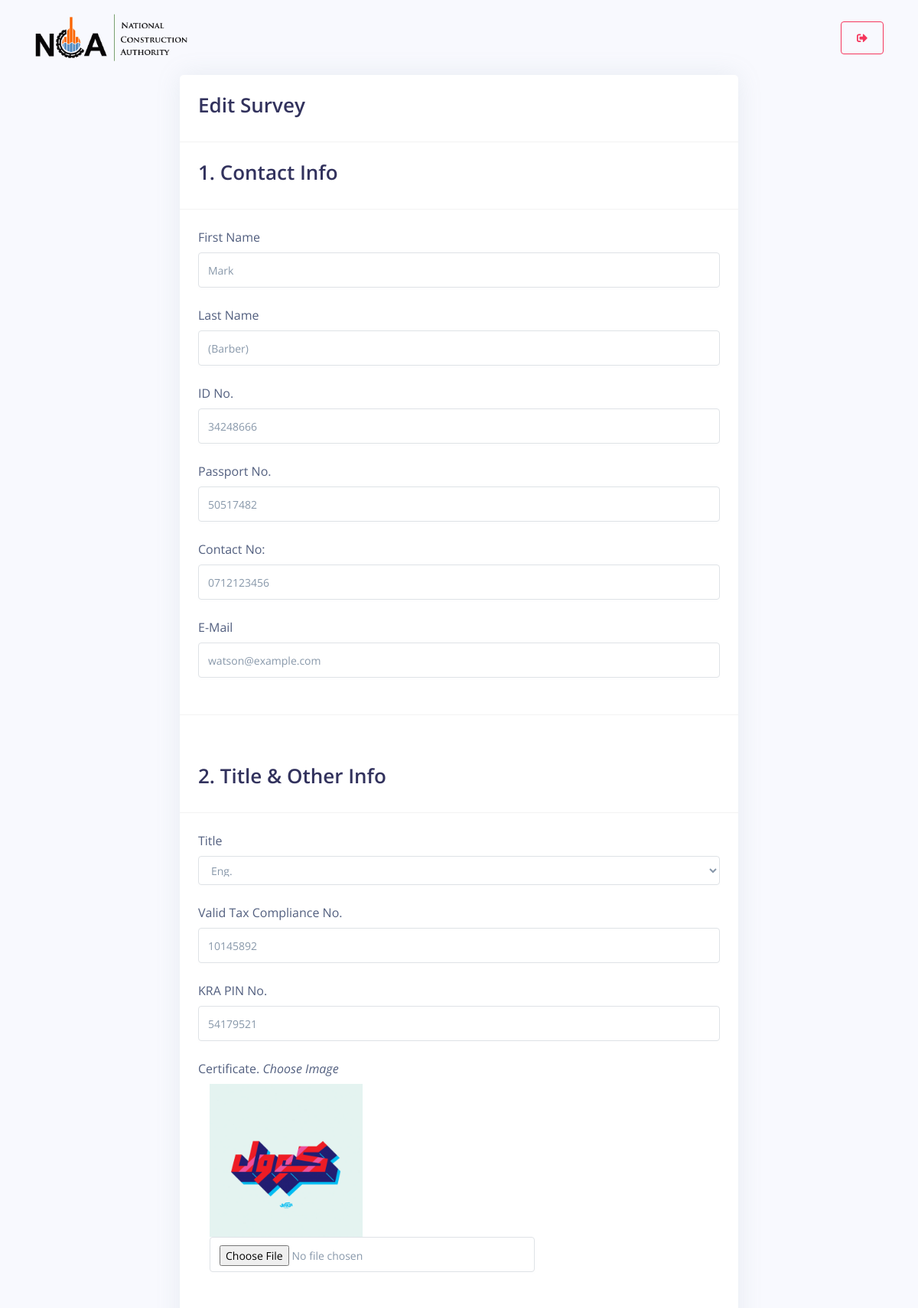
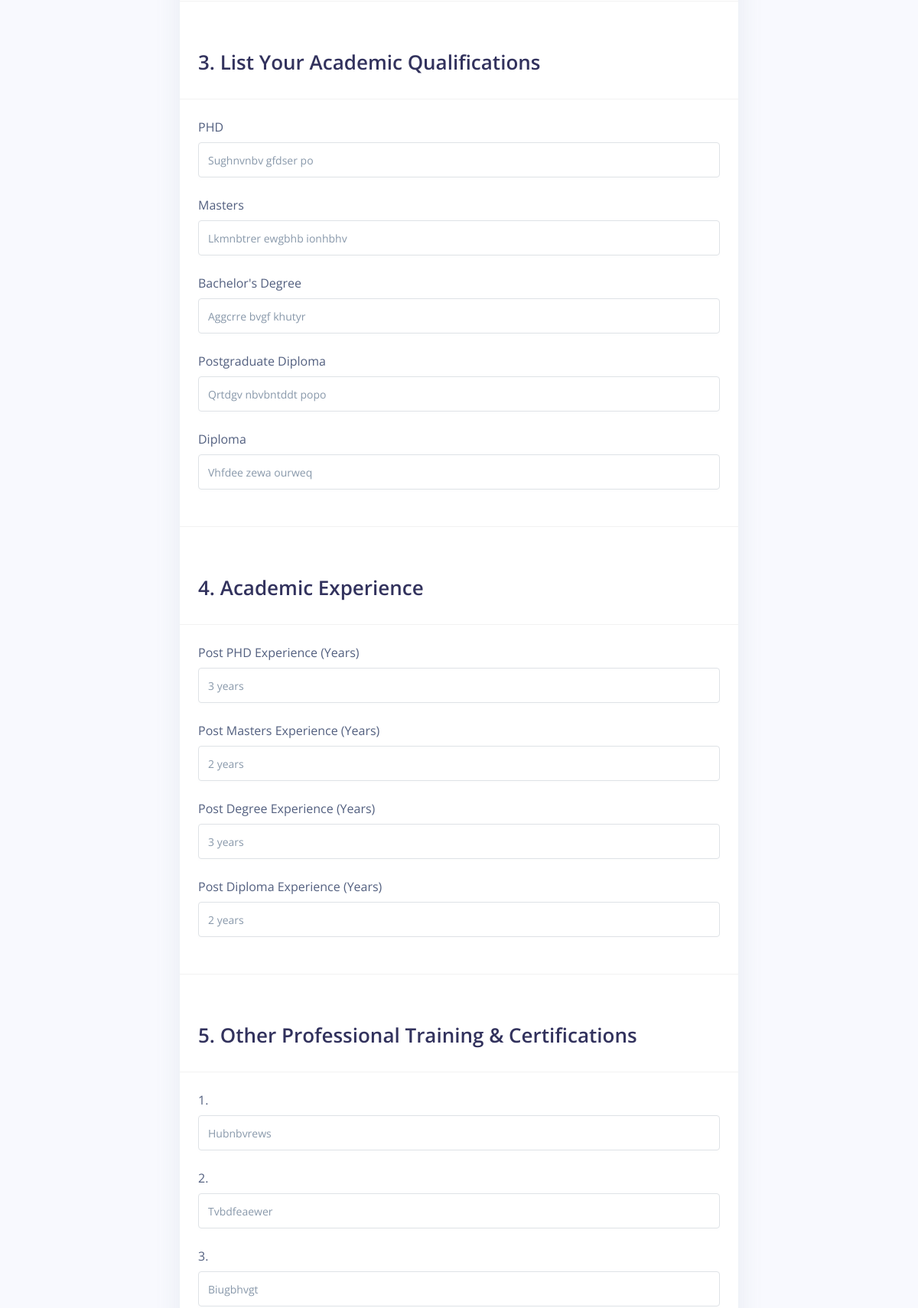
The app's page /edit/?id=45 (upper part) with its own data (2 pictures, top to bottom).
### tables this page shows
CREATE TABLE `ncasurvey` (
  `id` int(11) NOT NULL,
  `image` blob NOT NULL,
  `firstname` tinytext NOT NULL,
  `lastname` tinytext NOT NULL,
  `id_no` tinytext NOT NULL,
  `passport_no` tinytext NOT NULL,
  `tax_no` tinytext NOT NULL,
  `kra_pin` tinytext NOT NULL,
  `title` tinytext NOT NULL,
  `contact` int(11) NOT NULL,
  `email` tinytext NOT NULL,
  `phd` tinytext NOT NULL,
  `masters` tinytext NOT NULL,
  `bachelors` tinytext NOT NULL,
  `post_grad_diploma` tinytext NOT NULL,
  `diploma` tinytext NOT NULL,
  `post_phd` tinytext NOT NULL,
  `post_masters` tinytext NOT NULL,
  `post_degree` tinytext NOT NULL,
  `post_diploma` tinytext NOT NULL,
  `other_train_cert_1` tinytext NOT NULL,
  `other_train_cert_2` tinytext NOT NULL,
  `other_train_cert_3` tinytext NOT NULL,
  `work_company_1` tinytext NOT NULL,
  `work_period_1` tinytext NOT NULL,
  `work_role_1` tinytext NOT NULL,
  `work_website_1` tinytext NOT NULL,
  `work_company_2` tinytext NOT NULL,
  `work_period_2` tinytext NOT NULL,
  `work_role_2` tinytext NOT NULL,
  `work_website_2` tinytext NOT NULL,
  `work_company_3` tinytext NOT NULL,
  `work_period_3` tinytext NOT NULL,
  `work_role_3` tinytext NOT NULL,
  `work_website_3` tinytext NOT NULL,
  `referr_name_1` tinytext NOT NULL,
  `referr_phone_1` tinytext NOT NULL,
  `referr_email_1` tinytext NOT NULL,
  `referr_name_2` tinytext NOT NULL,
  `referr_phone_2` tinytext NOT NULL,
  `referr_email_2` tinytext NOT NULL,
  `expertise` text NOT NULL
);

### edit/index.php (the view, shortened to what this page needs)
<?php
   require_once('../db.php');
   $upload_dir = '../uploads/';
   if (isset($_GET['id'])) {
     $id = $_GET['id'];
     $sql = "select * from ncasurvey where id=".$id;
     $result = mysqli_query($conn, $sql);
     if (mysqli_num_rows($result) > 0) {
       $row = mysqli_fetch_assoc($result);
     }else {
       $errorMsg = 'Could not Find Any Record';
     }
   }
   ?>
<!DOCTYPE html>
<html>
   <head>
      <link rel="stylesheet" href="../assets/css/bootstrap.min.css">
      <link rel="stylesheet" href="https://use.fontawesome.com/releases/v5.0.13/css/all.css">
      <link rel="stylesheet" href="https://cdn.datatables.net/1.10.16/css/dataTables.bootstrap4.min.css">
      <link rel="stylesheet" href="https://cdnjs.cloudflare.com/ajax/libs/twitter-bootstrap/4.0.0/css/bootstrap.css">
      <link rel="stylesheet" href="https://cdnjs.cloudflare.com/ajax/libs/intl-tel-input/17.0.8/css/intlTelInput.css"/>
      <link href="https://use.fontawesome.com/releases/v5.0.6/css/all.css" rel="stylesheet">
      <link rel="stylesheet" href="../assets/vendor/nucleo/css/nucleo.css" type="text/css">
      <link rel="stylesheet" href="../assets/vendor/@fortawesome/css/all.min.css" type="text/css">
      <link rel="stylesheet" href="../https://code.ionicframework.com/ionicons/2.0.1/css/ionicons.min.css" type="text/css"/>
      <link rel="stylesheet" href="../assets/css/argon.css" type="text/css">
      <link rel="stylesheet" href="../assets/css/aos.css" rel="stylesheet">
      <link rel="stylesheet" href="../https://cdnjs.cloudflare.com/ajax/libs/animate.css/4.0.0/animate.min.css">
   </head>
   <body>
      <nav class="navbar navbar-expand-md navbar-light navbar-laravel">
         <div class="container">
            <a class="navbar-brand" href="../">
            <img src="../assets/img/nca_2.png" width="200">
            </a>
            <div class="collapse navbar-collapse" id="navbarSupportedContent">
               <ul class="navbar-nav ml-auto">
                  <li class="nav-item"><a class="btn btn-outline-danger" href="../list/"><i class="fa fa-sign-out-alt"></i></a></li>
               </ul>
            </div>
         </div>
      </nav>
      <div class="container">
         <div class="row justify-content-center">
            <div class="col-md-8">
              <form class="" action="" method="post"enctype="multipart/form-data">
                 <div class="card">
                    <div class="card-header">
                       <h1>Edit Survey</h1>
                    </div>
                    <div class="card-header">
                       <h1>1. Contact Info</h1>
                    </div>
                    <div class="card-body">
                       <div class="form-group">
                          <label for="firstname">First Name</label>
                          <input type="text" class="form-control" name="firstname"  placeholder="Enter First Name" value="<?php echo $row['firstname']; ?>">
                       </div>
                       <div class="form-group">
                          <label for="lastname">Last Name</label>
                          <input type="text" class="form-control" name="lastname"  placeholder="Enter Last Name" value="<?php echo $row['lastname']; ?>">
                       </div>
                       <div class="form-group">
                          <label for="id_no">ID No.</label>
                          <input type="number" class="form-control" name="id_no"  placeholder="Enter ID No." value="<?php echo $row['id_no']; ?>">
                       </div>
                       <div class="form-group">
                          <label for="passport_no">Passport No.</label>
                          <input type="number" class="form-control" name="passport_no"  placeholder="Enter Passport No." value="<?php echo $row['passport_no']; ?>">
                       </div>
                       <div class="form-group">
                          <label for="contact">Contact No:</label>
                          <input type="text" class="form-control" name="contact"  placeholder="Enter Contact No." value="0<?php echo $row['contact']; ?>">
                       </div>
                       <div class="form-group">
                          <label for="email">E-Mail</label>
                          <input type="email" class="form-control" name="email" placeholder="Enter Email" value="<?php echo $row['email']; ?>">
                       </div>
                    </div>
                    <div class="card-footer"></div>
                    <div class="card-header">
                       <h1>2. Title & Other Info</h1>
                    </div>
                    <div class="card-body">
                       <div class="form-group">
                          <label for="title">Title</label>
                          <select class="form-control" name="title">
                             <option value="<?php echo $row['title']; ?>"><?php echo $row['title']; ?></option>
                          </select>
                       </div>
                       <div class="form-group">
                          <label for="tax_no">Valid Tax Compliance No.</label>
                          <input type="number" class="form-control" name="tax_no"  placeholder="Enter Valid Tax Compliance No." value="<?php echo $row['tax_no']; ?>">
                       </div>
                       <div class="form-group">
                          <label for="kra_pin">KRA PIN No.</label>
                          <input type="number" class="form-control" name="kra_pin"  placeholder="Enter KRA PIN No." value="<?php echo $row['kra_pin']; ?>">
                       </div>
                       <div class="form-group">
                          <label for="image">Certificate. <em>Choose Image</em></label>
                          <div class="col-md-8">
                             <img src="<?php echo $upload_dir.$row['image'] ?>" width="200">
                             <input type="file" class="form-control" name="image" value="">
                          </div>
                       </div>
                    </div>
                    <div class="card-footer"></div>
                    <div class="card-header">
                       <h1>3. List Your Academic Qualifications</h1>
                    </div>
                    <div class="card-body">
                       <div class="form-group">
                          <label for="phd">PHD</label>
                          <input type="text" class="form-control" name="phd"  placeholder="Enter PHD Qualification" value="<?php echo $row['phd']; ?>">
                       </div>
                       <div class="form-group">
                          <label for="masters">Masters</label>
                          <input type="text" class="form-control" name="masters"  placeholder="Enter Masters Qualification" value="<?php echo $row['masters']; ?>">
                       </div>
                       <div class="form-group">
                          <label for="bachelors">Bachelor's Degree</label>
                          <input type="text" class="form-control" name="bachelors"  placeholder="Enter Bachelor's Degree Qualification" value="<?php echo $row['bachelors']; ?>">
                       </div>
                       <div class="form-group">
                          <label for="post_grad_diploma">Postgraduate Diploma</label>
                          <input type="text" class="form-control" name="post_grad_diploma"  placeholder="Enter Postgraduate Diploma Qualification" value="<?php echo $row['post_grad_diploma']; ?>">
                       </div>
                       <div class="form-group">
                          <label for="diploma">Diploma</label>
                          <input type="text" class="form-control" name="diploma"  placeholder="Enter Diploma Qualification" value="<?php echo $row['diploma']; ?>">
                       </div>
                    </div>
                    <div class="card-footer"></div>
                    <div class="card-header">
                       <h1>4. Academic Experience</h1>
                    </div>
                    <div class="card-body">
                       <div class="form-group">
                          <label for="post_phd">Post PHD Experience (Years)</label>
                          <input type="text" class="form-control" name="post_phd"  placeholder="Enter PHD Experience (Years)" value="<?php echo $row['post_phd']; ?>">
                       </div>
                       <div class="form-group">
                          <label for="post_masters">Post Masters Experience (Years)</label>
                          <input type="text" class="form-control" name="post_masters"  placeholder="Enter Masters Experience (Years)" value="<?php echo $row['post_masters']; ?>">
                       </div>
                       <div class="form-group">
                          <label for="post_degree">Post Degree Experience (Years)</label>
                          <input type="text" class="form-control" name="post_degree"  placeholder="Enter Degree Experience (Years)" value="<?php echo $row['post_degree']; ?>">
                       </div>
                       <div class="form-group">
                          <label for="post_diploma">Post Diploma Experience (Years)</label>
                          <input type="text" class="form-control" name="post_diploma"  placeholder="Enter Diploma Experience (Years)" value="<?php echo $row['post_diploma']; ?>">
                       </div>
                    </div>
                    <div class="card-footer"></div>
                    <div class="card-header">
                       <h1>5. Other Professional Training & Certifications</h1>
                    </div>
                    <div class="card-body">
                       <div class="form-group">
                          <label for="other_train_cert_1">1.</label>
                          <input type="text" class="form-control" name="other_train_cert_1"  placeholder="Enter this field" value="<?php echo $row['other_train_cert_1']; ?>">
                       </div>
                       <div class="form-group">
                          <label for="other_train_cert_2">2.</label>
                          <input type="text" class="form-control" name="other_train_cert_2"  placeholder="Enter this field" value="<?php echo $row['other_train_cert_2']; ?>">
                       </div>
                       <div class="form-group">
                          <label for="other_train_cert_3">3.</label>
                          <input type="text" class="form-control" name="other_train_cert_3"  placeholder="Enter this field" value="<?php echo $row['other_train_cert_3']; ?>">
                       </div>
                    </div>
              </form>
            </div>
         </div>
      </div>
   </body>
</html>

### records on screen
ncasurvey: firstname "Mark", lastname "(Barber)", id_no "34248666", passport_no "50517482", contact "0712123456", email "watson@example.com", title "Eng.", tax_no "10145892", kra_pin "54179521", image (picture), phd "Sughnvnbv gfdser po", masters "Lkmnbtrer ewgbhb ionhbhv", bachelors "Aggcrre bvgf khutyr", post_grad_diploma "Qrtdgv nbvbntddt popo", diploma "Vhfdee zewa ourweq", post_phd "3 years", post_masters "2 years", post_degree "3 years", post_diploma "2 years", other_train_cert_1 "Hubnbvrews", other_train_cert_2 "Tvbdfeaewer", other_train_cert_3 "Biugbhvgt"
